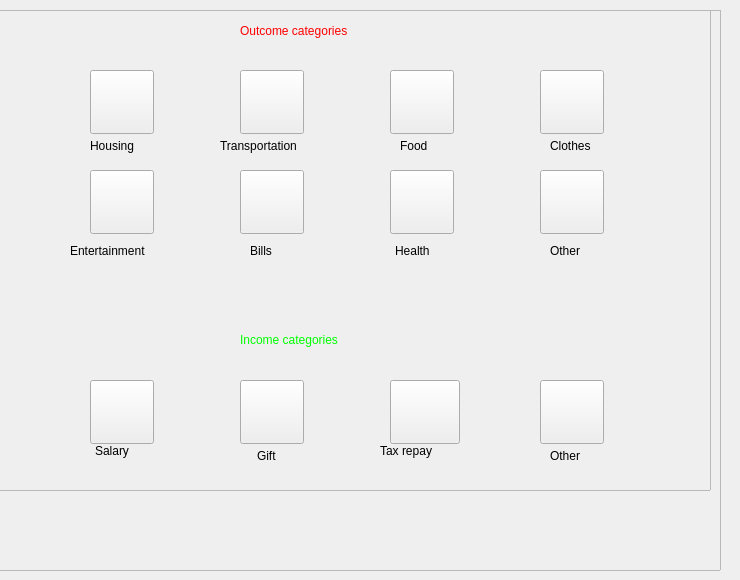
        <widget class="QWidget" name="CategoriesPage">
         <widget class="QFrame" name="frame_9">
          <property name="geometry">
           <rect>
            <x>-10</x>
            <y>10</y>
            <width>731</width>
            <height>561</height>
           </rect>
          </property>
          <property name="frameShape">
           <enum>QFrame::StyledPanel</enum>
          </property>
          <property name="frameShadow">
           <enum>QFrame::Raised</enum>
          </property>
          <widget class="QFrame" name="categories_3">
           <property name="geometry">
            <rect>
             <x>0</x>
             <y>0</y>
             <width>721</width>
             <height>481</height>
            </rect>
           </property>
           <property name="frameShape">
            <enum>QFrame::StyledPanel</enum>
           </property>
           <property name="frameShadow">
            <enum>QFrame::Raised</enum>
           </property>
           <widget class="QLabel" name="label_21">
            <property name="geometry">
             <rect>
              <x>250</x>
              <y>0</y>
              <width>221</width>
              <height>41</height>
             </rect>
            </property>
            <property name="styleSheet">
             <string notr="true">font: 24pt &quot; Monotype Corsiva&quot;;

color: rgb(255, 0, 0);</string>
            </property>
            <property name="text">
             <string>Outcome categories</string>
            </property>
           </widget>
           <widget class="QLabel" name="label_22">
            <property name="geometry">
             <rect>
              <x>250</x>
              <y>309</y>
              <width>211</width>
              <height>41</height>
             </rect>
            </property>
            <property name="styleSheet">
             <string notr="true">font: 24pt &quot; Monotype Corsiva&quot;;

color: rgb(0,255, 0);</string>
            </property>
            <property name="text">
             <string>Income categories</string>
            </property>
           </widget>
           <widget class="QPushButton" name="Housing">
            <property name="geometry">
             <rect>
              <x>100</x>
              <y>60</y>
              <width>64</width>
              <height>64</height>
             </rect>
            </property>
            <property name="text">
             <string/>
            </property>
            <property name="icon">
             <iconset resource="Resources.qrc">
              <normaloff>:/Icons/Icons/Artdesigner-Urban-Stories-House.ico</normaloff>:/Icons/Icons/Artdesigner-Urban-Stories-House.ico</iconset>
            </property>
            <property name="iconSize">
             <size>
              <width>64</width>
              <height>64</height>
             </size>
            </property>
           </widget>
           <widget class="QPushButton" name="Transportation">
            <property name="geometry">
             <rect>
              <x>250</x>
              <y>60</y>
              <width>64</width>
              <height>64</height>
             </rect>
            </property>
            <property name="text">
             <string/>
            </property>
            <property name="icon">
             <iconset resource="Resources.qrc">
              <normaloff>:/Icons/Icons/Cemagraphics-Classic-Cars-Bmw-mini.ico</normaloff>:/Icons/Icons/Cemagraphics-Classic-Cars-Bmw-mini.ico</iconset>
            </property>
            <property name="iconSize">
             <size>
              <width>64</width>
              <height>64</height>
             </size>
            </property>
           </widget>
           <widget class="QPushButton" name="Food">
            <property name="geometry">
             <rect>
              <x>400</x>
              <y>60</y>
              <width>64</width>
              <height>64</height>
             </rect>
            </property>
            <property name="text">
             <string/>
            </property>
            <property name="icon">
             <iconset resource="Resources.qrc">
              <normaloff>:/Icons/Icons/Pixelkit-Tasty-Bites-Hamburger.ico</normaloff>:/Icons/Icons/Pixelkit-Tasty-Bites-Hamburger.ico</iconset>
            </property>
            <property name="iconSize">
             <size>
              <width>64</width>
              <height>64</height>
             </size>
            </property>
           </widget>
           <widget class="QPushButton" name="Clothes">
            <property name="geometry">
             <rect>
              <x>550</x>
              <y>60</y>
              <width>64</width>
              <height>64</height>
             </rect>
            </property>
            <property name="text">
             <string/>
            </property>
            <property name="icon">
             <iconset resource="Resources.qrc">
              <normaloff>:/Icons/Icons/Nendomatt-Apple-Louvre-Apple-Store-Tshirt.ico</normaloff>:/Icons/Icons/Nendomatt-Apple-Louvre-Apple-Store-Tshirt.ico</iconset>
            </property>
            <property name="iconSize">
             <size>
              <width>64</width>
              <height>64</height>
             </size>
            </property>
           </widget>
           <widget class="QPushButton" name="Bills">
            <property name="geometry">
             <rect>
              <x>250</x>
              <y>160</y>
              <width>64</width>
              <height>64</height>
             </rect>
            </property>
            <property name="text">
             <string/>
            </property>
            <property name="icon">
             <iconset resource="Resources.qrc">
              <normaloff>:/Icons/Icons/Paomedia-Small-N-Flat-Lightning.ico</normaloff>:/Icons/Icons/Paomedia-Small-N-Flat-Lightning.ico</iconset>
            </property>
            <property name="iconSize">
             <size>
              <width>64</width>
              <height>64</height>
             </size>
            </property>
           </widget>
           <widget class="QPushButton" name="Health">
            <property name="geometry">
             <rect>
              <x>400</x>
              <y>160</y>
              <width>64</width>
              <height>64</height>
             </rect>
            </property>
            <property name="text">
             <string/>
            </property>
            <property name="icon">
             <iconset resource="Resources.qrc">
              <normaloff>:/Icons/Icons/Aha-Soft-3d-Social-Plus.ico</normaloff>:/Icons/Icons/Aha-Soft-3d-Social-Plus.ico</iconset>
            </property>
            <property name="iconSize">
             <size>
              <width>64</width>
              <height>64</height>
             </size>
            </property>
           </widget>
           <widget class="QPushButton" name="OutcomeOther">
            <property name="geometry">
             <rect>
              <x>550</x>
              <y>160</y>
              <width>64</width>
              <height>64</height>
             </rect>
            </property>
            <property name="text">
             <string/>
            </property>
            <property name="icon">
             <iconset resource="Resources.qrc">
              <normaloff>:/Icons/Icons/question-mark-64.ico</normaloff>:/Icons/Icons/question-mark-64.ico</iconset>
            </property>
            <property name="iconSize">
             <size>
              <width>64</width>
              <height>64</height>
             </size>
            </property>
           </widget>
           <widget class="QPushButton" name="Entertainment">
            <property name="geometry">
             <rect>
              <x>100</x>
              <y>160</y>
              <width>64</width>
              <height>64</height>
             </rect>
            </property>
            <property name="text">
             <string/>
            </property>
            <property name="icon">
             <iconset resource="Resources.qrc">
              <normaloff>:/Icons/Icons/Miniartx-Drinks-Cocktail-Tequila-Sunrise.ico</normaloff>:/Icons/Icons/Miniartx-Drinks-Cocktail-Tequila-Sunrise.ico</iconset>
            </property>
            <property name="iconSize">
             <size>
              <width>64</width>
              <height>64</height>
             </size>
            </property>
           </widget>
           <widget class="QPushButton" name="Salary">
            <property name="geometry">
             <rect>
              <x>100</x>
              <y>370</y>
              <width>64</width>
              <height>64</height>
             </rect>
            </property>
            <property name="text">
             <string/>
            </property>
            <property name="icon">
             <iconset resource="Resources.qrc">
              <normaloff>:/Icons/Icons/Aha-Soft-Business-Toolbar-Payment.ico</normaloff>:/Icons/Icons/Aha-Soft-Business-Toolbar-Payment.ico</iconset>
            </property>
            <property name="iconSize">
             <size>
              <width>64</width>
              <height>64</height>
             </size>
            </property>
           </widget>
           <widget class="QPushButton" name="Gift">
            <property name="geometry">
             <rect>
              <x>250</x>
              <y>370</y>
              <width>64</width>
              <height>64</height>
             </rect>
            </property>
            <property name="text">
             <string/>
            </property>
            <property name="icon">
             <iconset resource="Resources.qrc">
              <normaloff>:/Icons/Icons/Miniartx-Gifts-2-Gift-box.ico</normaloff>:/Icons/Icons/Miniartx-Gifts-2-Gift-box.ico</iconset>
            </property>
            <property name="iconSize">
             <size>
              <width>64</width>
              <height>64</height>
             </size>
            </property>
           </widget>
           <widget class="QPushButton" name="TaxRepay">
            <property name="geometry">
             <rect>
              <x>400</x>
              <y>370</y>
              <width>70</width>
              <height>64</height>
             </rect>
            </property>
            <property name="focusPolicy">
             <enum>Qt::NoFocus</enum>
            </property>
            <property name="styleSheet">
             <string notr="true"/>
            </property>
            <property name="text">
             <string/>
            </property>
            <property name="icon">
             <iconset resource="Resources.qrc">
              <normaloff>:/Icons/Icons/Designcontest-Ecommerce-Business-Money.ico</normaloff>:/Icons/Icons/Designcontest-Ecommerce-Business-Money.ico</iconset>
            </property>
            <property name="iconSize">
             <size>
              <width>64</width>
              <height>64</height>
             </size>
            </property>
           </widget>
           <widget class="QPushButton" name="IncomeOther">
            <property name="geometry">
             <rect>
              <x>550</x>
              <y>370</y>
              <width>64</width>
              <height>64</height>
             </rect>
            </property>
            <property name="text">
             <string/>
            </property>
            <property name="icon">
             <iconset resource="Resources.qrc">
              <normaloff>:/Icons/Icons/question-mark-64.ico</normaloff>:/Icons/Icons/question-mark-64.ico</iconset>
            </property>
            <property name="iconSize">
             <size>
              <width>64</width>
              <height>64</height>
             </size>
            </property>
           </widget>
           <widget class="QLabel" name="label_23">
            <property name="geometry">
             <rect>
              <x>560</x>
              <y>435</y>
              <width>51</width>
              <height>21</height>
             </rect>
            </property>
            <property name="styleSheet">
             <string notr="true">font: 14pt &quot; Monotype Corsiva&quot;;</string>
            </property>
            <property name="text">
             <string>Other</string>
            </property>
           </widget>
           <widget class="QLabel" name="label_24">
            <property name="geometry">
             <rect>
              <x>100</x>
              <y>125</y>
              <width>81</width>
              <height>21</height>
             </rect>
            </property>
            <property name="styleSheet">
             <string notr="true">font: 14pt &quot; Monotype Corsiva&quot;;</string>
            </property>
            <property name="text">
             <string>Housing</string>
            </property>
           </widget>
           <widget class="QLabel" name="label_25">
            <property name="geometry">
             <rect>
              <x>105</x>
              <y>430</y>
              <width>51</width>
              <height>21</height>
             </rect>
            </property>
            <property name="styleSheet">
             <string notr="true">font: 14pt &quot; Monotype Corsiva&quot;;</string>
            </property>
            <property name="text">
             <string>Salary</string>
            </property>
           </widget>
           <widget class="QLabel" name="label_26">
            <property name="geometry">
             <rect>
              <x>267</x>
              <y>435</y>
              <width>41</width>
              <height>21</height>
             </rect>
            </property>
            <property name="styleSheet">
             <string notr="true">font: 14pt &quot; Monotype Corsiva&quot;;</string>
            </property>
            <property name="text">
             <string>Gift</string>
            </property>
           </widget>
           <widget class="QLabel" name="label_27">
            <property name="geometry">
             <rect>
              <x>390</x>
              <y>430</y>
              <width>81</width>
              <height>21</height>
             </rect>
            </property>
            <property name="styleSheet">
             <string notr="true">font: 14pt &quot; Monotype Corsiva&quot;;</string>
            </property>
            <property name="text">
             <string>Tax repay</string>
            </property>
           </widget>
           <widget class="QLabel" name="label_28">
            <property name="geometry">
             <rect>
              <x>230</x>
              <y>125</y>
              <width>111</width>
              <height>21</height>
             </rect>
            </property>
            <property name="styleSheet">
             <string notr="true">font: 14pt &quot; Monotype Corsiva&quot;;</string>
            </property>
            <property name="text">
             <string>Transportation</string>
            </property>
           </widget>
           <widget class="QLabel" name="label_29">
            <property name="geometry">
             <rect>
              <x>410</x>
              <y>125</y>
              <width>51</width>
              <height>21</height>
             </rect>
            </property>
            <property name="styleSheet">
             <string notr="true">font: 14pt &quot; Monotype Corsiva&quot;;</string>
            </property>
            <property name="text">
             <string>Food</string>
            </property>
           </widget>
           <widget class="QLabel" name="label_30">
            <property name="geometry">
             <rect>
              <x>560</x>
              <y>125</y>
              <width>51</width>
              <height>21</height>
             </rect>
            </property>
            <property name="styleSheet">
             <string notr="true">font: 14pt &quot; Monotype Corsiva&quot;;</string>
            </property>
            <property name="text">
             <string>Clothes</string>
            </property>
           </widget>
           <widget class="QLabel" name="label_31">
            <property name="geometry">
             <rect>
              <x>260</x>
              <y>230</y>
              <width>51</width>
              <height>21</height>
             </rect>
            </property>
            <property name="styleSheet">
             <string notr="true">font: 14pt &quot; Monotype Corsiva&quot;;</string>
            </property>
            <property name="text">
             <string>Bills</string>
            </property>
           </widget>
           <widget class="QLabel" name="label_32">
            <property name="geometry">
             <rect>
              <x>560</x>
              <y>230</y>
              <width>51</width>
              <height>21</height>
             </rect>
            </property>
            <property name="styleSheet">
             <string notr="true">font: 14pt &quot; Monotype Corsiva&quot;;</string>
            </property>
            <property name="text">
             <string>Other</string>
            </property>
           </widget>
           <widget class="QLabel" name="label_33">
            <property name="geometry">
             <rect>
              <x>80</x>
              <y>230</y>
              <width>111</width>
              <height>21</height>
             </rect>
            </property>
            <property name="styleSheet">
             <string notr="true">font: 14pt &quot; Monotype Corsiva&quot;;</string>
            </property>
            <property name="text">
             <string>Entertainment</string>
            </property>
           </widget>
           <widget class="QLabel" name="label_34">
            <property name="geometry">
             <rect>
              <x>405</x>
              <y>230</y>
              <width>51</width>
              <height>21</height>
             </rect>
            </property>
            <property name="styleSheet">
             <string notr="true">font: 14pt &quot; Monotype Corsiva&quot;;</string>
            </property>
            <property name="text">
             <string>Health</string>
            </property>
           </widget>
          </widget>
         </widget>
        </widget>
